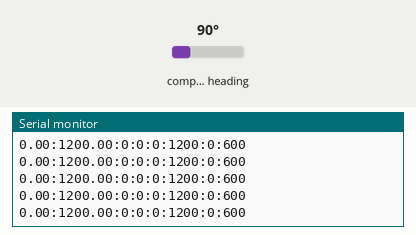
Bench run of a sketch on a simulated Arduino Uno, built with avr-gcc and run on an emulated ATmega328P. Parts: the last lines printed to the serial monitor. The test bench sets the inputs (shaded band); at power-on: compass heading 90°.

Above: at 1.2 s.
1.3 s: compass heading set to 7°
At 2.2 s:
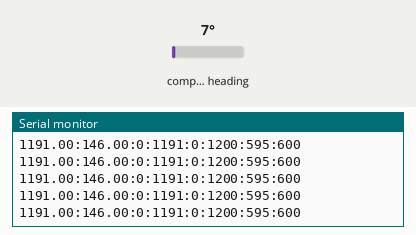
4.3 s: compass heading set to 90°
At 5.3 s:
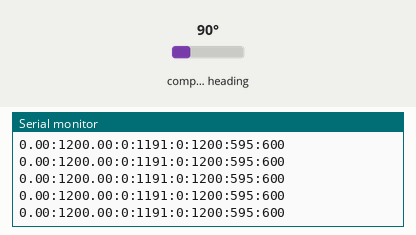
7.3 s: compass heading set to 180°
At 7.46 s:
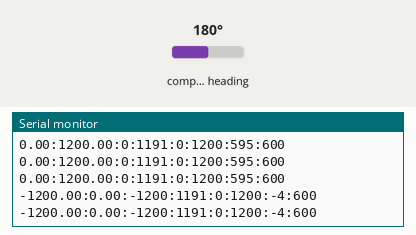
10.3 s: compass heading set to 269°
At 10.46 s:
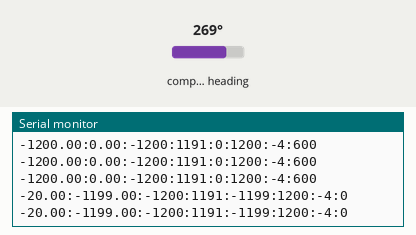
Timing chart, 0 to 13.3 s (numbered marks = the images above; inputs shaded):
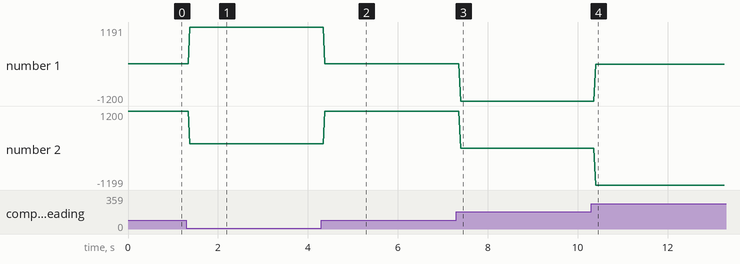

The sketch:

HMC5883L_calibrate.ino
```cpp
/*
  Calibrate HMC5883L. Output for HMC5883L_calibrate_processing.pde
  Read more: http://www.jarzebski.pl/arduino/czujniki-i-sensory/3-osiowy-magnetometr-hmc5883l.html
  GIT: https://github.com/jarzebski/Arduino-HMC5883L
  Web: http://www.jarzebski.pl
  (c) 2014 by Korneliusz Jarzebski
*/

#include <Wire.h>
#include <HMC5883L.h>

HMC5883L compass;

int minX = 0;
int maxX = 0;
int minY = 0;
int maxY = 0;
int offX = 0;
int offY = 0;

void setup()
{
  Serial.begin(9600);

  // Initialize Initialize HMC5883L
  while (!compass.begin())
  {
    delay(500);
  }

  // Set measurement range
  compass.setRange(HMC5883L_RANGE_1_3GA);

  // Set measurement mode
  compass.setMeasurementMode(HMC5883L_CONTINOUS);

  // Set data rate
  compass.setDataRate(HMC5883L_DATARATE_30HZ);

  // Set number of samples averaged
  compass.setSamples(HMC5883L_SAMPLES_8);

  //compass.setOffset(51, -275);
  compass.setOffset(52, -293);
}

void loop()
{
  Vector mag = compass.readRaw();

  // Determine Min / Max values
  if (mag.XAxis < minX) minX = mag.XAxis;
  if (mag.XAxis > maxX) maxX = mag.XAxis;
  if (mag.YAxis < minY) minY = mag.YAxis;
  if (mag.YAxis > maxY) maxY = mag.YAxis;

  // Calculate offsets
  offX = (maxX + minX)/2;
  offY = (maxY + minY)/2;

  Serial.print(mag.XAxis);
  Serial.print(":");
  Serial.print(mag.YAxis);
  Serial.print(":");
  Serial.print(minX);
  Serial.print(":");
  Serial.print(maxX);
  Serial.print(":");
  Serial.print(minY);
  Serial.print(":");
  Serial.print(maxY);
  Serial.print(":");
  Serial.print(offX);
  Serial.print(":");
  Serial.print(offY);
  Serial.print("\n");
}
```

Measured:
- after the input at 1.3 s, the serial monitor: prints a new line after 0.07 s (image 1)
- after the input at 4.3 s, the serial monitor: prints a new line after 0.08 s (image 2)
- after the input at 7.3 s, the serial monitor: prints a new line after 0.10 s (image 3)
- after the input at 10.3 s, the serial monitor: prints a new line after 0.10 s (image 4)
- plotted number 1: 0 → 1191 after the input at 1.3 s, 0 → -1200 after the input at 7.3 s, -1200 → -20 after the input at 10.3 s
- plotted number 2: 1200 → 146 after the input at 1.3 s, 0 → -1199 after the input at 10.3 s
